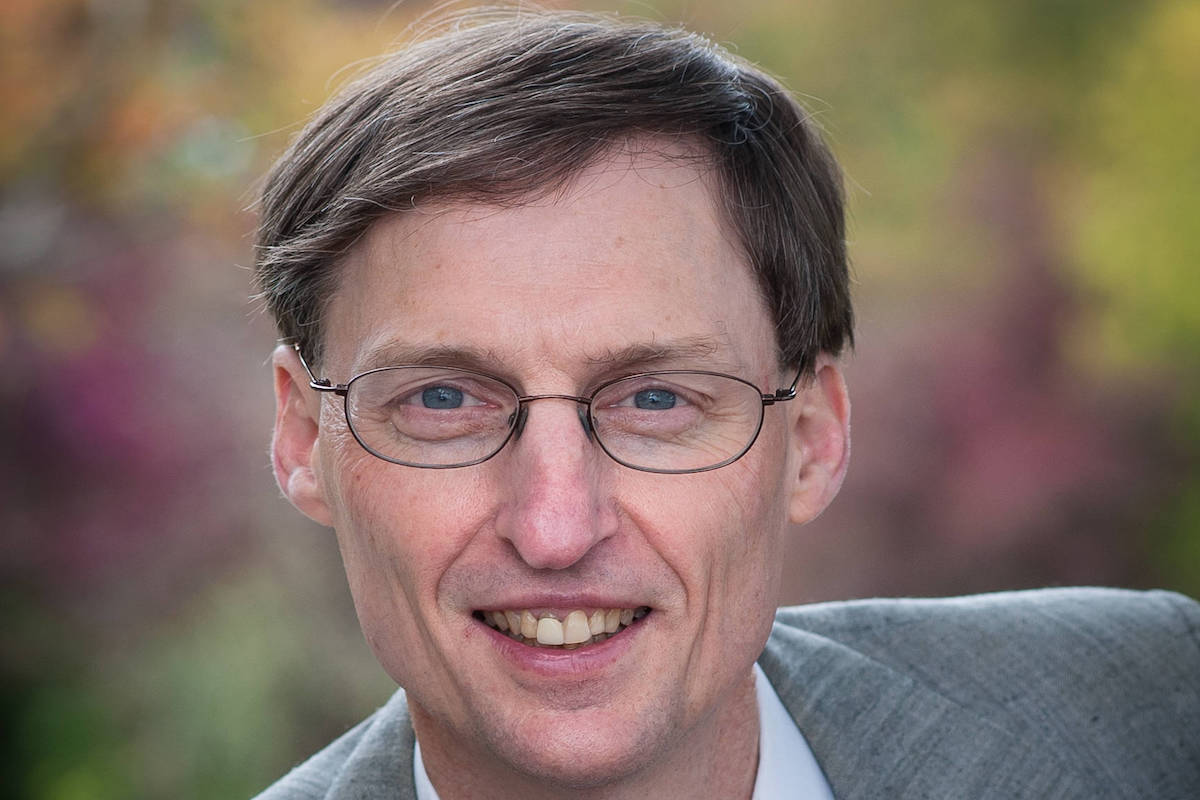
#> input picture server/test_data/test_human_images/19035828_web1__12294096_web1_180615-PNR-newmayorchallenge.jpg, 1200 x 800 px
$ python -i style.py   (imports and definitions only)
#> lines starting #> are read from the running program, lines starting #| are printed output that depends on the picture
### server/utils.py
import os
import numpy as np
import cv2 as cv


def get_filename(img_path, is_png=True):
    pure_img_name = os.path.basename(img_path)
    if is_png:
        pure_img_name = pure_img_name.split('.')[-2] + ".png"
    else:
        pure_img_name = pure_img_name.split('.')[-2] + ".jpg"
    return pure_img_name


def get_sobel(gray_img):
    image_sobel_x = cv.Sobel(gray_img, cv.CV_64F, 1, 0, ksize=3)
    image_sobel_y = cv.Sobel(gray_img, cv.CV_64F, 0, 1, ksize=3)
    image_sobel_xy = np.abs(image_sobel_x) + np.abs(image_sobel_y)
    image_sobel_xy = cv.convertScaleAbs(image_sobel_xy)
    return image_sobel_xy

### server/style.py
from server.utils import *


# 水彩化
# [24 lines left out: functions watercolor, sketch, not called in this run]


# 霓虹化
def neno(img_path, save_dir):
#> called with save_dir = 'out.png'
    try:
        # filename = get_filename(img_path)
        filename = get_filename(img_path, False)
        b, g, r = cv.split(cv.imread(img_path))
#> b: shape (800, 1200); min 0, max 255, mean 100.6
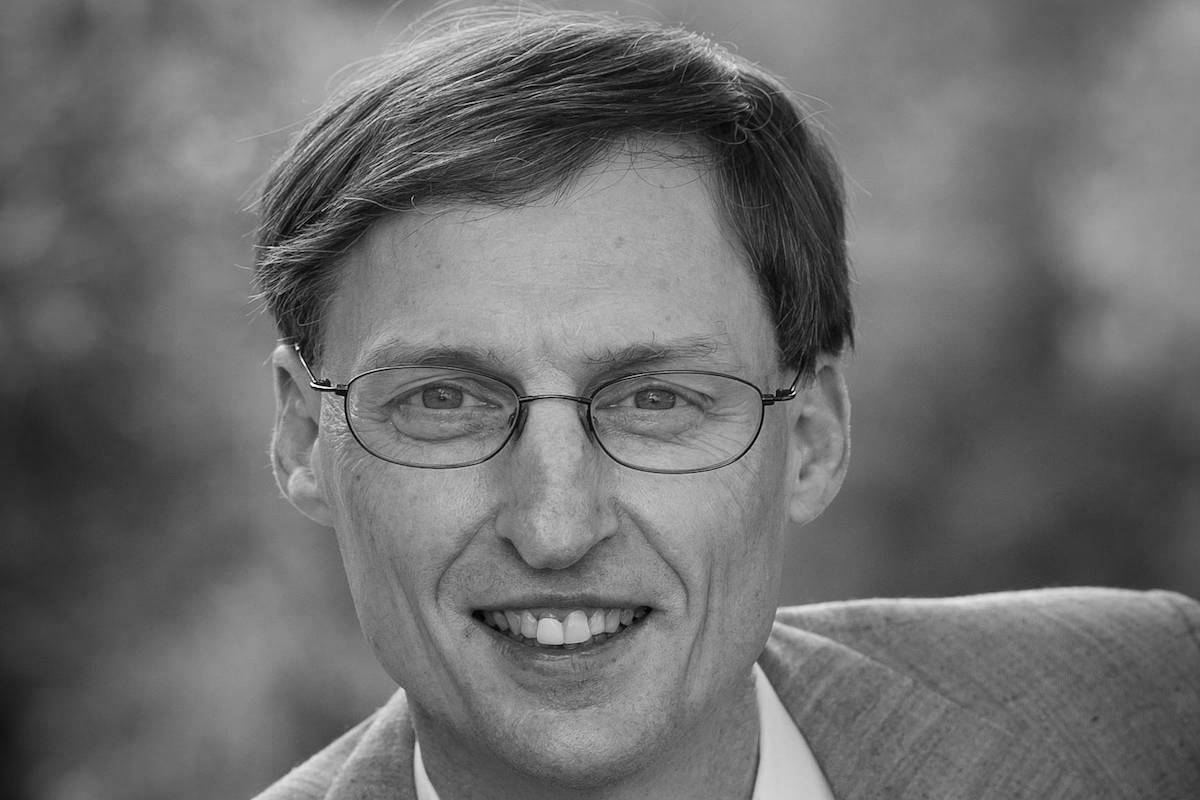
#> g: shape (800, 1200); min 0, max 255, mean 109.9
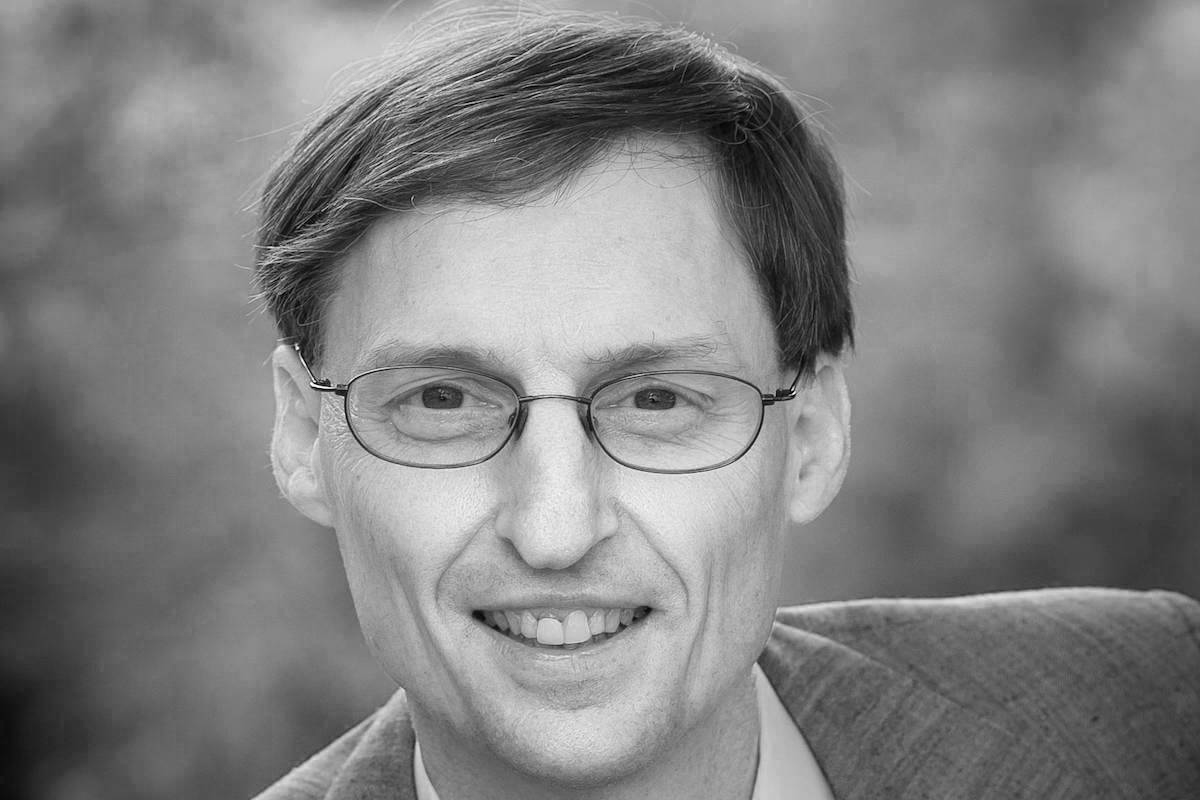
#> r: shape (800, 1200); min 0, max 255, mean 128.5
        b = get_sobel(cv.GaussianBlur(b, (9, 9), 0))
#> in get_sobel, `image_sobel_y = cv.Sobel(gray_img, cv.CV_64F, 0, 1, ksize=3)`:
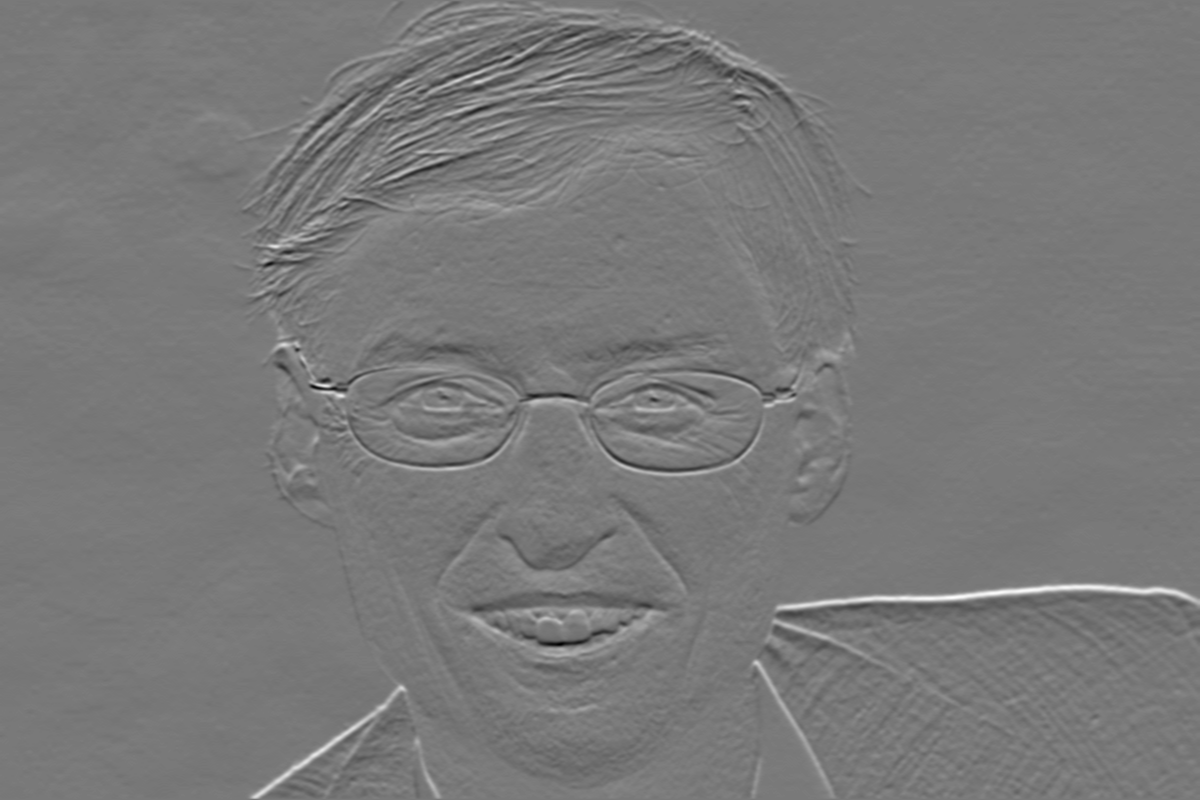
#> image_sobel_y: shape (800, 1200) float64; min -231, max 254, mean 0.1; drawn with min black and max white
        g = get_sobel(cv.GaussianBlur(g, (9, 9), 0))
        r = get_sobel(cv.GaussianBlur(r, (9, 9), 0))
        cv.imwrite(os.path.join(save_dir, filename), cv.merge([b, g, r]))
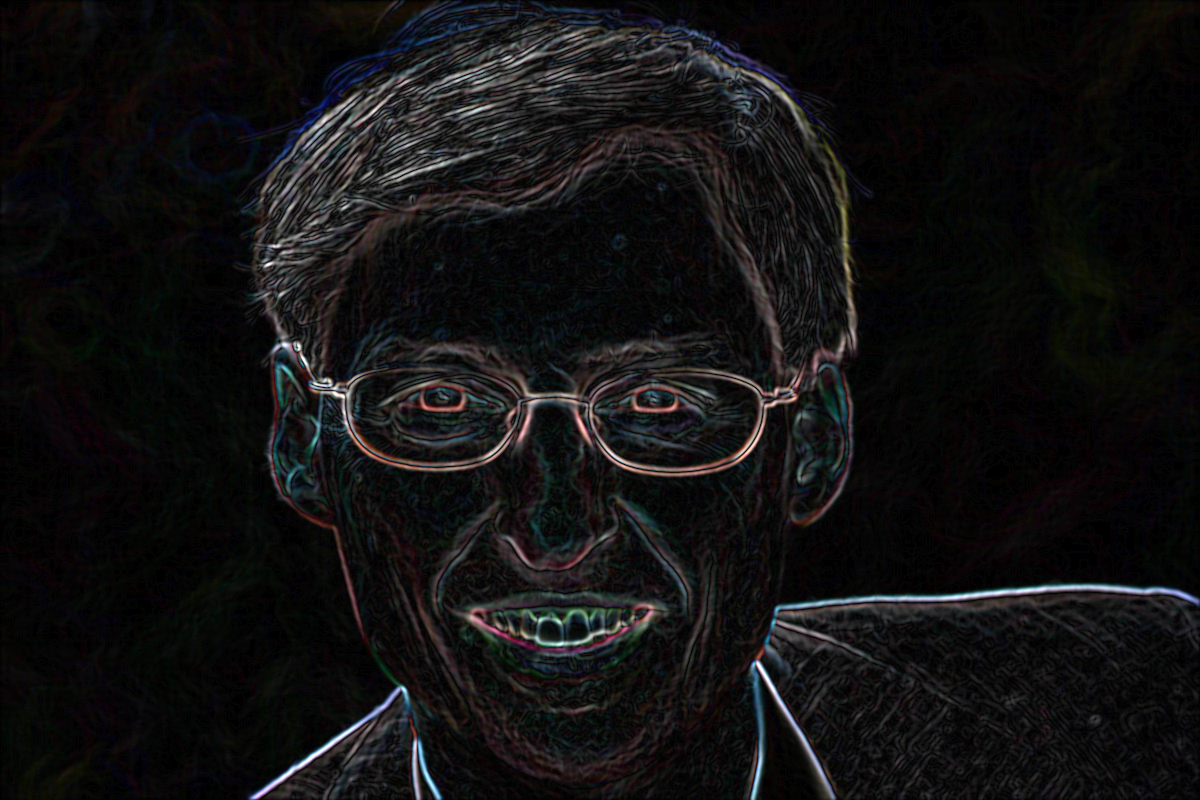
#> saved as 19035828_web1__12294096_web1_180615-PNR-newmayorchallenge.jpg: shape (800, 1200, 3); mean B, G, R 17.8, 17.4, 18
    except Exception as err:
        raise err

>>> result = neno('test_data/test_human_images/19035828_web1__12294096_web1_180615-PNR-newmayorchallenge.jpg', 'out.png')

$ run again, on server/test_data/test_human_images/2019-LADIES-NIGHT-2ND-GOMES.jpg
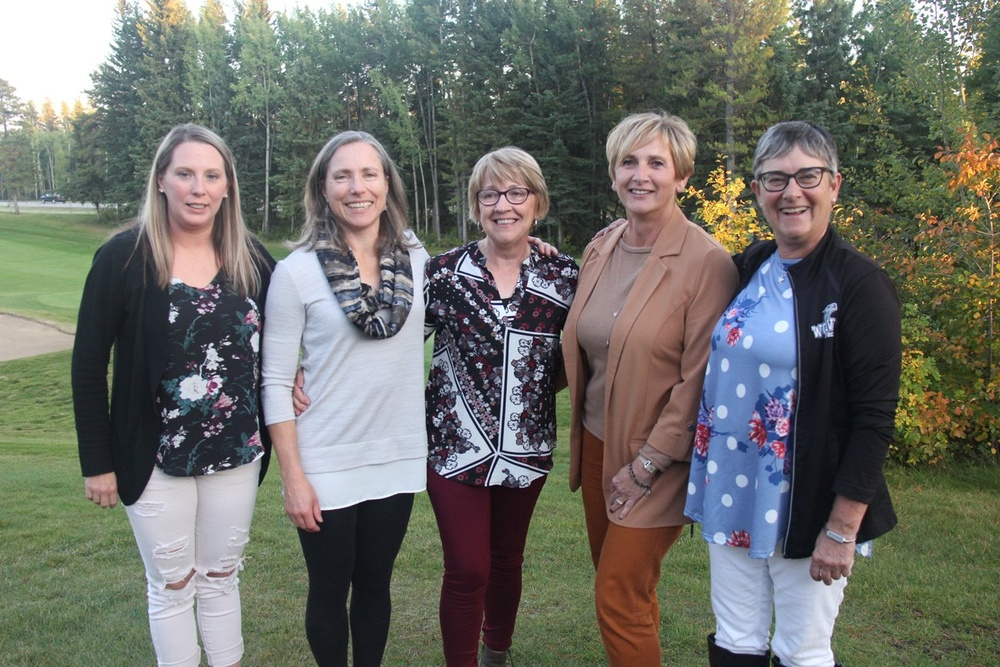
#> input picture server/test_data/test_human_images/2019-LADIES-NIGHT-2ND-GOMES.jpg, 1000 x 667 px, shrunk from 1296 x 864 before the run
#> in get_sobel (call 3), `image_sobel_x = cv.Sobel(gray_img, cv.CV_64F, 1, 0, ksize=3)`:
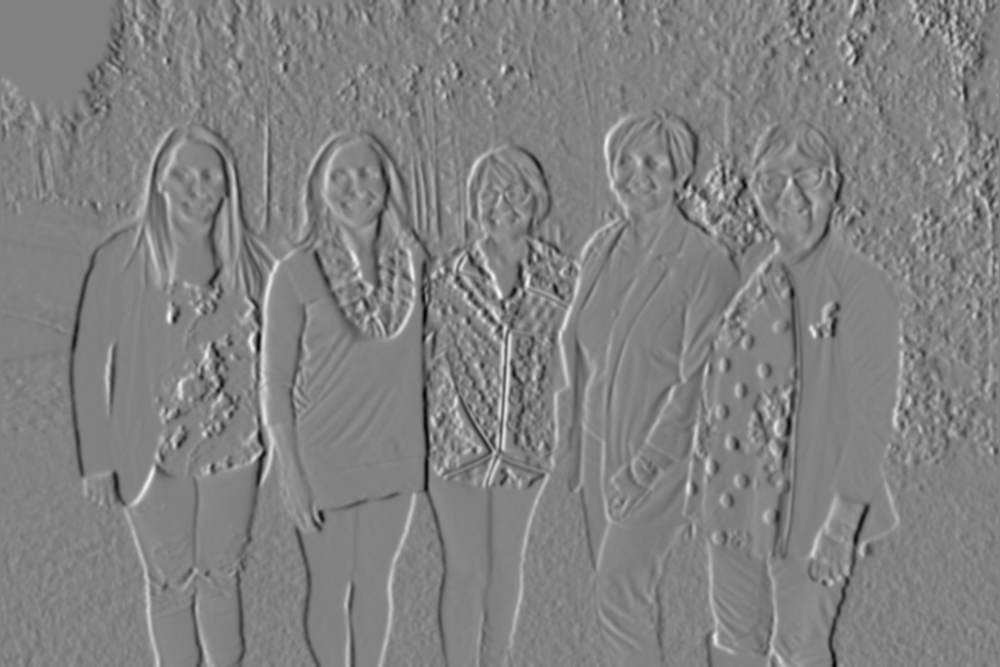
#> image_sobel_x: shape (667, 1000) float64; min -314, max 302, mean -0.5; drawn with min black and max white
#> in neno, `cv.imwrite(os.path.join(save_dir, filename), cv.merge([b, g, r]))`:
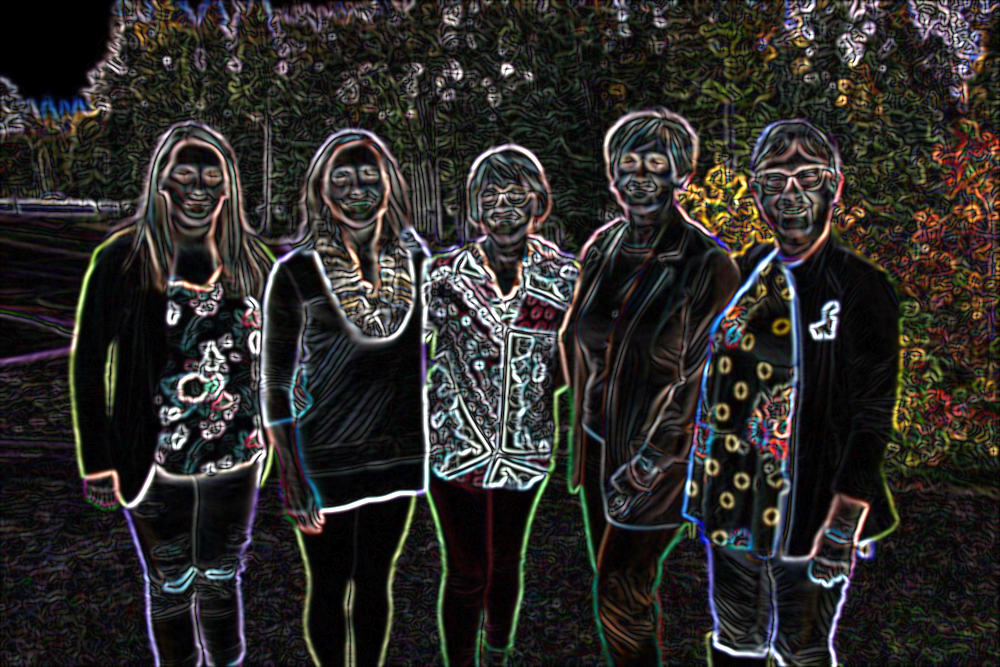
#> saved as 2019-LADIES-NIGHT-2ND-GOMES.jpg: shape (667, 1000, 3); mean B, G, R 41.6, 43.7, 46

$ run again, on server/test_data/test_human_images/5-mental-skills-of-successful-athletes-image.jpg
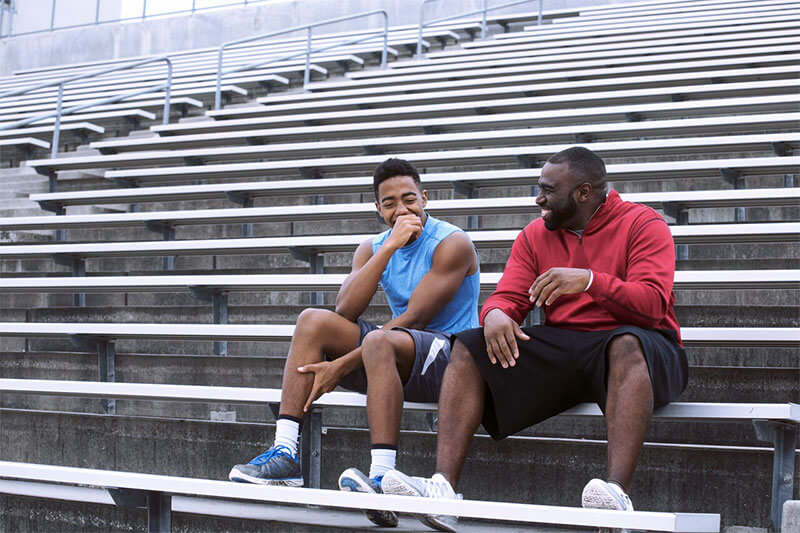
#> input picture server/test_data/test_human_images/5-mental-skills-of-successful-athletes-image.jpg, 800 x 533 px
#> in get_sobel (call 3), `image_sobel_xy = np.abs(image_sobel_x) + np.abs(image_sobel_y)`:
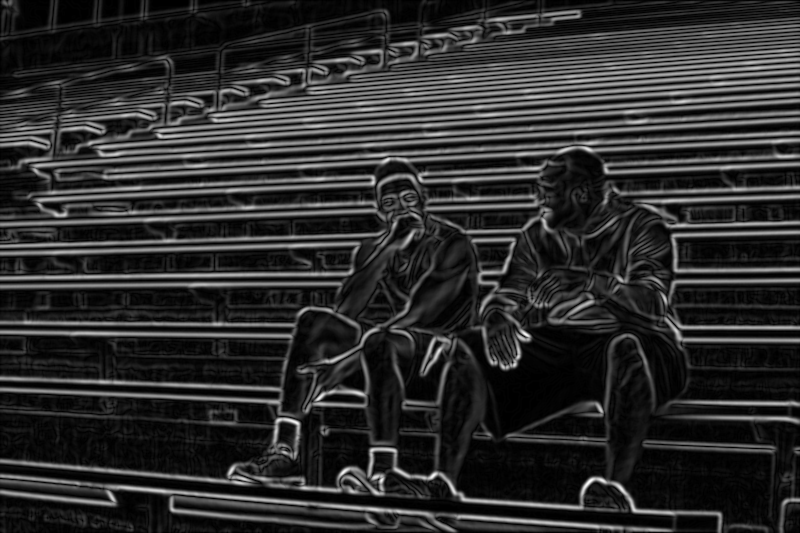
#> image_sobel_xy: shape (533, 800) float64; min 0, max 478, mean 84.2; drawn with min black and max white
#> in neno, `cv.imwrite(os.path.join(save_dir, filename), cv.merge([b, g, r]))`:
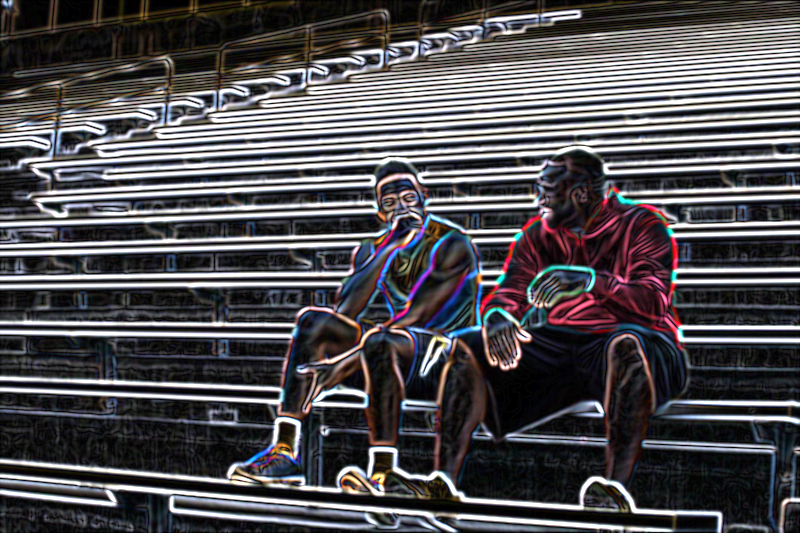
#> saved as 5-mental-skills-of-successful-athletes-image.jpg: shape (533, 800, 3); mean B, G, R 82.7, 79.2, 81.4
